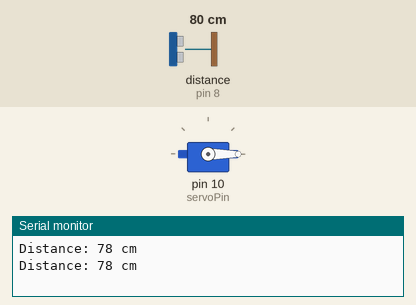
This sketch was run on a simulated Arduino Uno, built with avr-gcc and run on an emulated ATmega328P. On the bench: servo, the last lines printed to the serial monitor. Wiring (inferred from the names in the program): ultrasonic range finder: trigger pin 9; echo pin 8. The inputs (shaded band) are chosen by the test bench; at power-on: distance to the obstacle (sensor on pin 8) 80 cm. The echo pulse lasts 58.3 µs per cm.

Above: at 2.3 s.
2.4 s: distance to the obstacle (sensor on pin 8) set to 13 cm
4.5 s: distance to the obstacle (sensor on pin 8) set to 10 cm
At 5.9 s:
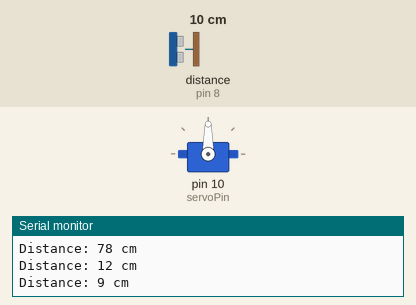
6.6 s: distance to the obstacle (sensor on pin 8) set to 18 cm
At 8.4 s:
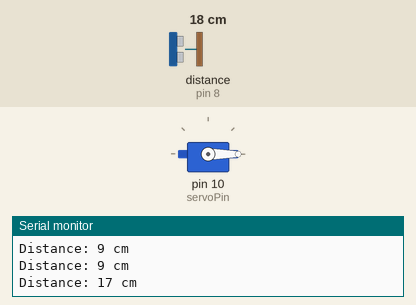
9.0 s: distance to the obstacle (sensor on pin 8) set to 2 cm
At 9.6 s:
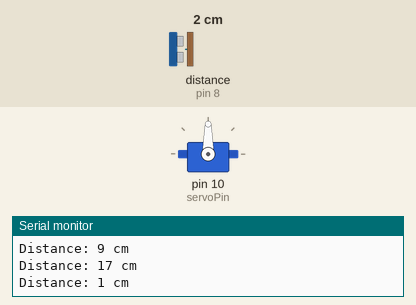
Timing chart, 0 to 12.0 s (numbered marks = the images above; inputs shaded):
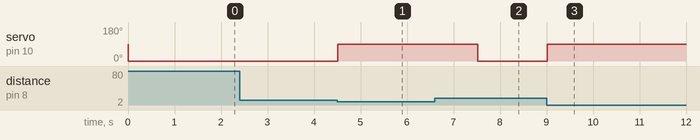

Measured:
- the behaviour switches between 12 and 11 cm on distance to the obstacle (sensor on pin 8) (found by bisection; images 0 and 1)
- after the input at 4.5 s, servo on pin 10 (servoPin): 0° → 90° at once
- after the input at 6.6 s, servo on pin 10 (servoPin): 90° → 0° after 0.92 s
- after the input at 9.0 s, servo on pin 10 (servoPin): 0° → 90° at once

The sketch:

Smart_Parking.ino
```cpp
#include <Servo.h>

// Define pins for ultrasonic sensor
const int trigPin = 9;
const int echoPin = 8;

// Define servo pin
const int servoPin = 10;

// Define variables for distance measurement and servo control
long duration;
int distance;
Servo servo;

void setup() {
  Serial.begin(9600); // Initialize serial communication for debugging
  pinMode(trigPin, OUTPUT);
  pinMode(echoPin, INPUT);
  servo.attach(servoPin); // Attach servo to the specified pin
}

void loop() {
  // Clear the trigPin
  digitalWrite(trigPin, LOW);
  delayMicroseconds(2);

  // Send a 10 microsecond pulse to trigger the sensor
  digitalWrite(trigPin, HIGH);
  delayMicroseconds(10);
  digitalWrite(trigPin, LOW);

  // Read the echoPin and calculate the distance in cm
  duration = pulseIn(echoPin, HIGH);
  distance = duration * 0.034 / 2;

  // Print the distance to the serial monitor for debugging
  Serial.print("Distance: ");
  Serial.print(distance);
  Serial.println(" cm");

  // Control the servo based on distance
  if (distance <= 10) {
    // Vehicle detected, raise the barrier
    raiseBarrier();
  } else {
    // No vehicle, lower the barrier
    lowerBarrier();
  }

  // Wait before taking the next measurement
  delay(500);
}

void raiseBarrier() {
  // Rotate the servo to raise the barrier (adjust angle as needed)
  servo.write(90); // 90 degrees is an example, adjust for your setup
  delay(1000); // Wait for the barrier to fully raise (adjust as needed)
}

void lowerBarrier() {
  // Rotate the servo to lower the barrier (adjust angle as needed)
  servo.write(0); // 0 degrees is an example, adjust for your setup
  delay(1000); // Wait for the barrier to fully lower (adjust as needed)
}
```
